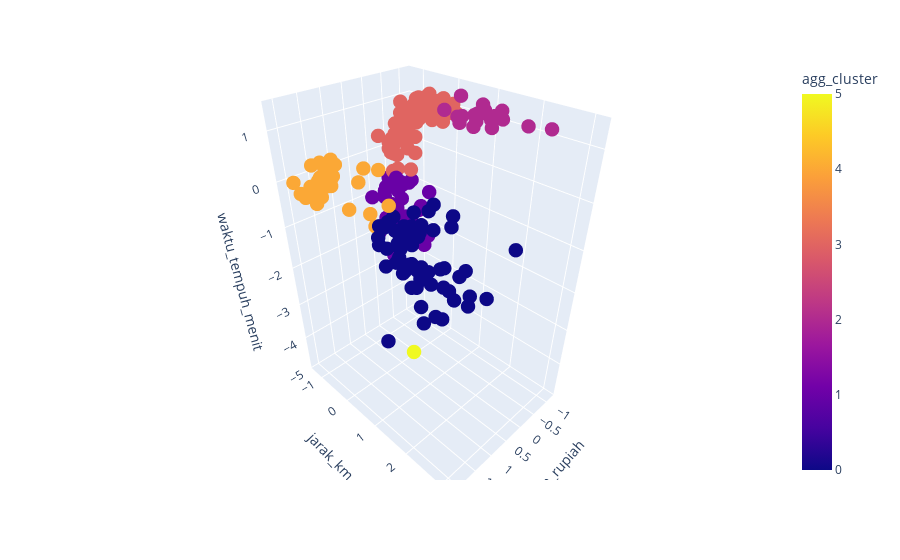

This figure's notebook cell:
### Markdown cell above
#### Complete Linkage

### Code cell
model = AgglomerativeClustering(n_clusters = 6, linkage='complete')
labels = model.fit_predict(df_normalized)

df_normalized['agg_cluster'] = labels
fig = px.scatter_3d(
  df_normalized,
  x='harga_rupiah',
  y='jarak_km',
  z='waktu_tempuh_menit',
  color='agg_cluster'
)
fig.update_traces(marker=dict(size=5))
fig.show()

### Figure 1 — Plotly figure (JSON) as saved in the notebook; plotly's stock layout.template omitted (floating-point values rounded to 4 significant figures; data arrays with more than 128 entries replaced by an {"elided": "..."} marker saying what was removed)
{"data": [{"hovertemplate": "harga_rupiah=%{x}<br>jarak_km=%{y}<br>waktu_tempuh_menit=%{z}<br>agg_cluster=%{marker.color}<extra></extra>", "legendgroup": "", "marker": {"color": {"elided": "255 int values"}, "coloraxis": "coloraxis", "size": 5, "symbol": "circle"}, "mode": "markers", "name": "", "scene": "scene", "showlegend": false, "type": "scatter3d", "x": {"elided": "255 float values"}, "y": {"elided": "255 float values"}, "z": {"elided": "255 float values"}}], "layout": {"coloraxis": {"colorbar": {"title": {"text": "agg_cluster"}}, "colorscale": [[0, "#0d0887"], [0.1111, "#46039f"], [0.2222, "#7201a8"], [0.3333, "#9c179e"], [0.4444, "#bd3786"], [0.5556, "#d8576b"], [0.6667, "#ed7953"], [0.7778, "#fb9f3a"], [0.8889, "#fdca26"], [1, "#f0f921"]]}, "legend": {"tracegroupgap": 0}, "margin": {"t": 60}, "scene": {"domain": {"x": [0, 1], "y": [0, 1]}, "xaxis": {"title": {"text": "harga_rupiah"}}, "yaxis": {"title": {"text": "jarak_km"}}, "zaxis": {"title": {"text": "waktu_tempuh_menit"}}}}}
